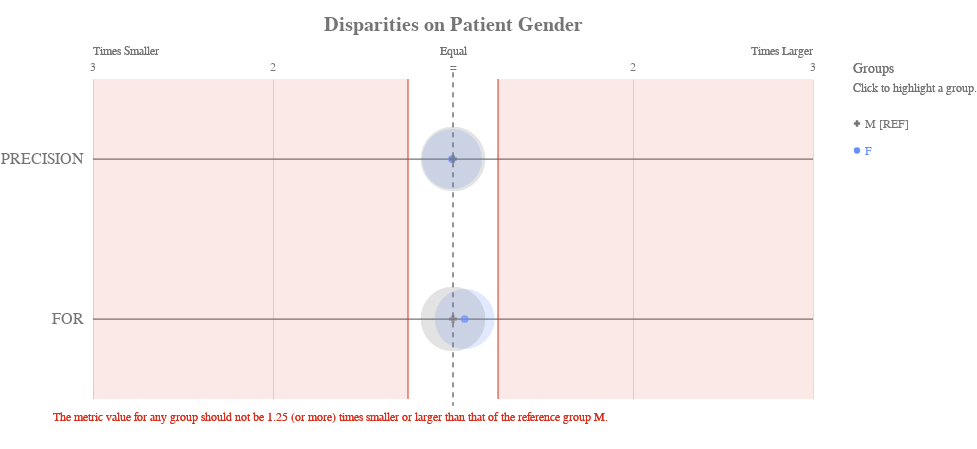

Notebook code cell kept with this figure:
### Code cell
ap.disparity(bdf, metrics, 'Patient Gender', fairness_threshold = disparity_tolerance)

### Figure 1 — Vega-Lite specification as saved in the notebook (floating-point values rounded to 4 significant figures)
{"config": {"view": {"continuousWidth": 400, "continuousHeight": 300, "strokeWidth": 0}, "axisLeft": {"labelColor": "rgb(117,117,117)", "labelFont": "Arial", "labelFontSize": 16}, "title": {"align": "center", "baseline": "middle", "color": "rgb(117,117,117)", "font": "Arial", "fontSize": 20, "fontWeight": "bold"}}, "layer": [{"data": {"name": "data-350ed79bf9771e86190a53803c45c7fa"}, "mark": {"type": "rule", "stroke": "rgb(117,117,117)", "strokeWidth": 1.25, "tooltip": ""}, "encoding": {"x": {"type": "quantitative", "field": "x", "scale": {"domain": [-2, 2], "range": [40.0, 760.0]}}, "x2": {"field": "x2"}, "y": {"type": "nominal", "axis": {"domain": false, "labelAngle": 0, "labelPadding": -30, "orient": "left", "ticks": false, "title": ""}, "field": "metric", "scale": {"domain": ["PRECISION", "FOR"], "range": [40.0, 360.0]}}}}, {"data": {"name": "data-79dd248bdaa0ea02c535240e8ad022c8"}, "mark": {"type": "rule", "stroke": "rgb(117,117,117)", "strokeDash": [5, 5], "strokeWidth": 1}, "encoding": {"tooltip": {"value": "M [REF]"}, "x": {"value": 400.0}, "y": {"value": 33.33}, "y2": {"value": 366.7}}}, {"data": {"name": "data-c233327f4cd9b4c2df31bf8015c83e4a"}, "mark": {"type": "text", "align": "center", "color": "rgb(117,117,117)", "font": "Arial", "fontSize": 12, "fontWeight": "normal", "tooltip": ""}, "encoding": {"text": {"type": "nominal", "field": "label"}, "x": {"type": "quantitative", "field": "value", "scale": {"domain": [-2, 2], "range": [40.0, 760.0]}}, "y": {"value": 28.0}}}, {"layer": [{"mark": {"type": "text", "align": "left", "fill": "rgb(117,117,117)", "font": "Arial", "fontSize": 12, "fontWeight": "normal", "tooltip": ""}, "encoding": {"text": {"value": "Times Smaller"}, "x": {"value": 40.0}, "y": {"value": 12.0}}}, {"mark": {"type": "text", "align": "right", "fill": "rgb(117,117,117)", "font": "Arial", "fontSize": 12, "fontWeight": "normal", "tooltip": ""}, "encoding": {"text": {"value": "Times Larger"}, "x": {"value": 760.0}, "y": {"value": 12.0}}}, {"mark": {"type": "text", "align": "center", "fill": "rgb(117,117,117)", "font": "Arial", "fontSize": 12, "fontWeight": "normal", "tooltip": ""}, "encoding": {"text": {"value": "Equal"}, "x": {"value": 400.0}, "y": {"value": 12.0}}}], "data": {"name": "data-79dd248bdaa0ea02c535240e8ad022c8"}}, {"layer": [{"mark": {"type": "rule", "opacity": 0.8, "stroke": "rgb(217, 46, 28)", "strokeWidth": 1.25, "tooltip": ""}, "encoding": {"x": {"type": "quantitative", "field": "min", "scale": {"domain": [-2, 2], "range": [40.0, 760.0]}}, "y": {"value": 40.0}, "y2": {"value": 360.0}}}, {"mark": {"type": "rule", "opacity": 0.8, "stroke": "rgb(217, 46, 28)", "strokeWidth": 1.25, "tooltip": ""}, "encoding": {"x": {"type": "quantitative", "field": "max", "scale": {"domain": [-2, 2], "range": [40.0, 760.0]}}, "y": {"value": 40.0}, "y2": {"value": 360.0}}}, {"layer": [{"mark": {"type": "rect", "fill": "rgb(217, 46, 28)", "opacity": 0.1, "tooltip": ""}, "encoding": {"x": {"type": "quantitative", "field": "min", "scale": {"domain": [-2, 2], "range": [40.0, 760.0]}}, "x2": {"field": "lower_end"}, "y": {"value": 40.0}, "y2": {"value": 360.0}}}, {"mark": {"type": "rect", "fill": "rgb(217, 46, 28)", "opacity": 0.1, "tooltip": ""}, "encoding": {"x": {"type": "quantitative", "field": "max", "scale": {"domain": [-2, 2], "range": [40.0, 760.0]}}, "x2": {"field": "upper_end"}, "y": {"value": 40.0}, "y2": {"value": 360.0}}}]}, {"data": {"name": "data-79dd248bdaa0ea02c535240e8ad022c8"}, "mark": {"type": "text", "align": "left", "baseline": "top", "fill": "rgb(217, 46, 28)", "font": "Arial", "fontSize": 12, "fontWeight": "normal", "tooltip": ""}, "encoding": {"text": {"value": "The metric value for any group should not be 1.25 (or more) times smaller or larger than that of the reference group M."}, "x": {"value": 0}, "y": {"value": 373.3}}}], "data": {"name": "data-feb20f5d4dfe62687617135ffee93d46"}}, {"layer": [{"mark": "circle"}, {"data": {"name": "data-df90e99880a4349ebdb205b6f14353f9"}, "mark": {"type": "circle", "opacity": 0.2}, "encoding": {"color": {"condition": {"type": "nominal", "field": "attribute_value", "legend": null, "scale": {"domain": ["M", "F"], "range": ["rgb(117,117,117)", "rgb(100, 143, 255)", "rgb(254, 97, 0)", "rgb(220, 38, 127)", "rgb(255, 176, 0)", "rgb(120, 94, 240)"]}, "selection": "selector037"}, "value": "rgb(224,224,224)"}, "size": {"type": "quantitative", "field": "group_size", "legend": null, "scale": {"domain": [0, 2584.0], "range": [0, 5027.0]}}, "tooltip": [{"type": "nominal", "field": "attribute_value", "title": "Group"}, {"type": "nominal", "field": "tooltip_group_size", "title": "Group Size"}, {"type": "nominal", "field": "tooltip_disparity_explanation_precision", "title": "Disparity"}, {"type": "quantitative", "field": "precision", "format": ".2f", "title": "PRECISION"}], "x": {"type": "quantitative", "axis": {"domain": false, "labels": false, "ticks": false, "title": null, "values": [1, 2, -2, -1]}, "field": "precision_disparity_scaled", "scale": {"domain": [-2, 2], "range": [40.0, 760.0]}}, "y": {"type": "nominal", "axis": {"domain": false, "grid": false, "labels": false, "ticks": false, "title": " "}, "field": "metric_variable", "scale": {"domain": ["PRECISION", "FOR"], "range": [40.0, 360.0]}}}, "selection": {"selector039": {"type": "multi", "empty": "all", "fields": ["attribute_value"]}}, "transform": [{"calculate": "'PRECISION'", "as": "metric_variable"}]}, {"data": {"name": "data-df90e99880a4349ebdb205b6f14353f9"}, "mark": {"type": "circle", "opacity": 0.2}, "encoding": {"color": {"condition": {"type": "nominal", "field": "attribute_value", "legend": null, "scale": {"domain": ["M", "F"], "range": ["rgb(117,117,117)", "rgb(100, 143, 255)", "rgb(254, 97, 0)", "rgb(220, 38, 127)", "rgb(255, 176, 0)", "rgb(120, 94, 240)"]}, "selection": "selector037"}, "value": "rgb(224,224,224)"}, "size": {"type": "quantitative", "field": "group_size", "legend": null, "scale": {"domain": [0, 2584.0], "range": [0, 5027.0]}}, "tooltip": [{"type": "nominal", "field": "attribute_value", "title": "Group"}, {"type": "nominal", "field": "tooltip_group_size", "title": "Group Size"}, {"type": "nominal", "field": "tooltip_disparity_explanation_for", "title": "Disparity"}, {"type": "quantitative", "field": "for", "format": ".2f", "title": "FOR"}], "x": {"type": "quantitative", "axis": {"domain": false, "labels": false, "ticks": false, "title": null, "values": [1, 2, -2, -1]}, "field": "for_disparity_scaled", "scale": {"domain": [-2, 2], "range": [40.0, 760.0]}}, "y": {"type": "nominal", "axis": {"domain": false, "grid": false, "labels": false, "ticks": false, "title": " "}, "field": "metric_variable", "scale": {"domain": ["PRECISION", "FOR"], "range": [40.0, 360.0]}}}, "selection": {"selector041": {"type": "multi", "empty": "all", "fields": ["attribute_value"]}}, "transform": [{"calculate": "'FOR'", "as": "metric_variable"}]}, {"layer": [{"mark": "point"}, {"data": {"name": "data-df90e99880a4349ebdb205b6f14353f9"}, "mark": {"type": "point", "filled": true, "size": 60}, "encoding": {"color": {"condition": {"type": "nominal", "field": "attribute_value", "legend": null, "scale": {"domain": ["M", "F"], "range": ["rgb(117,117,117)", "rgb(100, 143, 255)", "rgb(254, 97, 0)", "rgb(220, 38, 127)", "rgb(255, 176, 0)", "rgb(120, 94, 240)"]}, "selection": "selector037"}, "value": "rgb(224,224,224)"}, "shape": {"type": "nominal", "field": "attribute_value", "legend": null, "scale": {"domain": ["M", "F"], "range": ["cross", "circle"]}}, "tooltip": [{"type": "nominal", "field": "attribute_value", "title": "Group"}, {"type": "nominal", "field": "tooltip_group_size", "title": "Group Size"}, {"type": "nominal", "field": "tooltip_disparity_explanation_precision", "title": "Disparity"}, {"type": "quantitative", "field": "precision", "format": ".2f", "title": "PRECISION"}], "x": {"type": "quantitative", "axis": {"domain": false, "labels": false, "ticks": false, "title": null, "values": [1, 2, -2, -1]}, "field": "precision_disparity_scaled", "scale": {"domain": [-2, 2], "range": [40.0, 760.0]}}, "y": {"type": "nominal", "axis": {"domain": false, "grid": false, "labels": false, "ticks": false, "title": " "}, "field": "metric_variable", "scale": {"domain": ["PRECISION", "FOR"], "range": [40.0, 360.0]}}}, "selection": {"selector038": {"type": "multi", "empty": "all", "fields": ["attribute_value"]}}, "transform": [{"calculate": "'PRECISION'", "as": "metric_variable"}]}, {"data": {"name": "data-df90e99880a4349ebdb205b6f14353f9"}, "mark": {"type": "point", "filled": true, "size": 60}, "encoding": {"color": {"condition": {"type": "nominal", "field": "attribute_value", "legend": null, "scale": {"domain": ["M", "F"], "range": ["rgb(117,117,117)", "rgb(100, 143, 255)", "rgb(254, 97, 0)", "rgb(220, 38, 127)", "rgb(255, 176, 0)", "rgb(120, 94, 240)"]}, "selection": "selector037"}, "value": "rgb(224,224,224)"}, "shape": {"type": "nominal", "field": "attribute_value", "legend": null, "scale": {"domain": ["M", "F"], "range": ["cross", "circle"]}}, "tooltip": [{"type": "nominal", "field": "attribute_value", "title": "Group"}, {"type": "nominal", "field": "tooltip_group_size", "title": "Group Size"}, {"type": "nominal", "field": "tooltip_disparity_explanation_for", "title": "Disparity"}, {"type": "quantitative", "field": "for", "format": ".2f", "title": "FOR"}], "x": {"type": "quantitative", "axis": {"domain": false, "labels": false, "ticks": false, "title": null, "values": [1, 2, -2, -1]}, "field": "for_disparity_scaled", "scale": {"domain": [-2, 2], "range": [40.0, 760.0]}}, "y": {"type": "nominal", "axis": {"domain": false, "grid": false, "labels": false, "ticks": false, "title": " "}, "field": "metric_variable", "scale": {"domain": ["PRECISION", "FOR"], "range": [40.0, 360.0]}}}, "selection": {"selector040": {"type": "multi", "empty": "all", "fields": ["attribute_value"]}}, "transform": [{"calculate": "'FOR'", "as": "metric_variable"}]}]}]}, {"layer": [{"mark": {"type": "point", "filled": true, "opacity": 1, "size": 39.48}, "encoding": {"color": {"condition": {"type": "nominal", "field": "attribute_value", "legend": null, "scale": {"domain": ["M", "F"], "range": ["rgb(117,117,117)", "rgb(100, 143, 255)", "rgb(254, 97, 0)", "rgb(220, 38, 127)", "rgb(255, 176, 0)", "rgb(120, 94, 240)"]}, "selection": "selector037"}, "value": "rgb(224,224,224)"}, "shape": {"type": "nominal", "field": "attribute_value", "legend": null, "scale": {"domain": ["M", "F"], "range": ["cross", "circle"]}}, "x": {"value": 804}, "y": {"type": "nominal", "axis": {"domain": false, "grid": false, "labels": false, "ticks": false, "title": " "}, "field": "attribute_value", "scale": {"domain": ["M", "F"], "range": [71, 125]}}}, "selection": {"selector037": {"type": "multi", "empty": "all", "fields": ["attribute_value"]}}}, {"mark": {"type": "text", "align": "left", "baseline": "middle", "font": "Arial", "fontSize": 12, "fontWeight": "normal"}, "encoding": {"color": {"condition": {"type": "nominal", "field": "attribute_value", "legend": null, "scale": {"domain": ["M", "F"], "range": ["rgb(117,117,117)", "rgb(100, 143, 255)", "rgb(254, 97, 0)", "rgb(220, 38, 127)", "rgb(255, 176, 0)", "rgb(120, 94, 240)"]}, "selection": "selector037"}, "value": "rgb(224,224,224)"}, "text": {"type": "nominal", "field": "label"}, "x": {"value": 812}, "y": {"type": "nominal", "axis": {"domain": false, "grid": false, "labels": false, "ticks": false, "title": " "}, "field": "attribute_value", "scale": {"domain": ["M", "F"], "range": [71, 125]}}}, "selection": {"selector042": {"type": "multi", "empty": "all", "fields": ["attribute_value"]}}}, {"data": {"name": "data-79dd248bdaa0ea02c535240e8ad022c8"}, "mark": {"type": "text", "align": "left", "baseline": "middle", "color": "rgb(117,117,117)", "font": "Arial", "fontSize": 12, "fontWeight": "normal"}, "encoding": {"text": {"value": "Click to highlight a group."}, "x": {"value": 800}, "y": {"value": 49}}}, {"data": {"name": "data-79dd248bdaa0ea02c535240e8ad022c8"}, "mark": {"type": "text", "align": "left", "baseline": "middle", "color": "rgb(117,117,117)", "font": "Arial", "fontSize": 14, "fontWeight": "normal"}, "encoding": {"text": {"value": "Groups"}, "x": {"value": 800}, "y": {"value": 30}}}], "data": {"name": "data-386fa49e1347d30df9a29e6471bc3578"}}], "height": 400, "padding": {"top": 15, "bottom": 10}, "resolve": {"scale": {"size": "independent", "y": "independent"}}, "title": "Disparities on Patient Gender", "width": 800, "$schema": "https://vega.github.io/schema/vega-lite/v4.8.1.json", "datasets": {"data-350ed79bf9771e86190a53803c45c7fa": [{"metric": "PRECISION", "x": -2, "x2": 2}, {"metric": "FOR", "x": -2, "x2": 2}], "data-79dd248bdaa0ea02c535240e8ad022c8": [{"a": 1, "b": 0}, {"a": 1, "b": 0}], "data-c233327f4cd9b4c2df31bf8015c83e4a": [{"value": 1, "label": 2}, {"value": 2, "label": 3}, {"value": -2, "label": 3}, {"value": -1, "label": 2}, {"value": 0, "label": "="}], "data-feb20f5d4dfe62687617135ffee93d46": [{"min": -0.25, "max": 0.25, "lower_end": -2, "upper_end": 2}], "data-df90e99880a4349ebdb205b6f14353f9": [{"attribute_name": "Patient Gender", "attribute_value": "F", "group_size": 1847, "total_entities": 4000, "precision": 0.6735, "for": 0.3975, "precision_disparity": 0.9944, "for_disparity": 1.065, "precision_disparity_scaled": -0.005622, "for_disparity_scaled": 0.06481, "tooltip_group_size": "1,847 (46.17%)", "tooltip_disparity_explanation_precision": "1.01 times smaller PRECISION than the reference group", "tooltip_disparity_explanation_for": "1.06 times larger FOR than the reference group"}, {"attribute_name": "Patient Gender", "attribute_value": "M", "group_size": 2153, "total_entities": 4000, "precision": 0.6772, "for": 0.3733, "precision_disparity": 1.0, "for_disparity": 1.0, "precision_disparity_scaled": 0.0, "for_disparity_scaled": 0.0, "tooltip_group_size": "2,153 (53.83%)", "tooltip_disparity_explanation_precision": "Reference group", "tooltip_disparity_explanation_for": "Reference group"}], "data-386fa49e1347d30df9a29e6471bc3578": [{"attribute_value": "M", "label": "M [REF]"}, {"attribute_value": "F", "label": "F"}]}}
